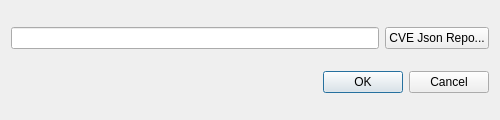
<?xml version="1.0" encoding="UTF-8"?>
<ui version="4.0">
 <class>DialogImportCVEJsonRepo</class>
 <widget class="QDialog" name="DialogImportCVEJsonRepo">
  <property name="geometry">
   <rect>
    <x>0</x>
    <y>0</y>
    <width>500</width>
    <height>120</height>
   </rect>
  </property>
  <property name="sizePolicy">
   <sizepolicy hsizetype="Fixed" vsizetype="Fixed">
    <horstretch>0</horstretch>
    <verstretch>0</verstretch>
   </sizepolicy>
  </property>
  <property name="minimumSize">
   <size>
    <width>500</width>
    <height>120</height>
   </size>
  </property>
  <property name="maximumSize">
   <size>
    <width>500</width>
    <height>120</height>
   </size>
  </property>
  <property name="windowTitle">
   <string>Dialog</string>
  </property>
  <layout class="QGridLayout" name="gridLayout_2">
   <item row="1" column="0">
    <widget class="QDialogButtonBox" name="buttonBox">
     <property name="orientation">
      <enum>Qt::Orientation::Horizontal</enum>
     </property>
     <property name="standardButtons">
      <set>QDialogButtonBox::StandardButton::Cancel|QDialogButtonBox::StandardButton::Ok</set>
     </property>
    </widget>
   </item>
   <item row="0" column="0">
    <layout class="QGridLayout" name="gridLayout">
     <item row="2" column="1">
      <widget class="QPushButton" name="pushButtonOpenCVEJsonRepo">
       <property name="text">
        <string>CVE Json Repo...</string>
       </property>
      </widget>
     </item>
     <item row="2" column="0">
      <widget class="QLineEdit" name="lineEditCVEJsonRepoPath"/>
     </item>
    </layout>
   </item>
  </layout>
 </widget>
 <resources/>
 <connections>
  <connection>
   <sender>buttonBox</sender>
   <signal>accepted()</signal>
   <receiver>DialogImportCVEJsonRepo</receiver>
   <slot>accept()</slot>
   <hints>
    <hint type="sourcelabel">
     <x>257</x>
     <y>110</y>
    </hint>
    <hint type="destinationlabel">
     <x>157</x>
     <y>274</y>
    </hint>
   </hints>
  </connection>
  <connection>
   <sender>buttonBox</sender>
   <signal>rejected()</signal>
   <receiver>DialogImportCVEJsonRepo</receiver>
   <slot>reject()</slot>
   <hints>
    <hint type="sourcelabel">
     <x>325</x>
     <y>110</y>
    </hint>
    <hint type="destinationlabel">
     <x>286</x>
     <y>274</y>
    </hint>
   </hints>
  </connection>
 </connections>
</ui>
